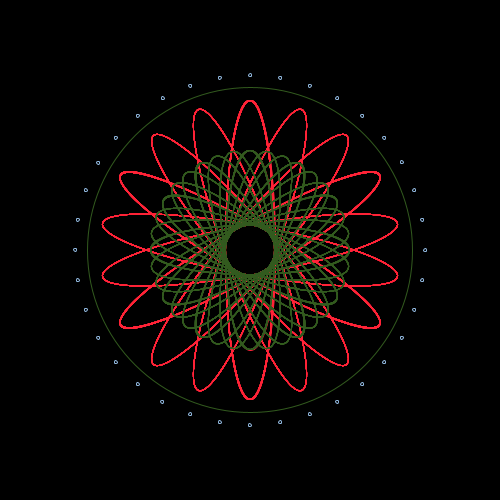
Frame 1 (no input)
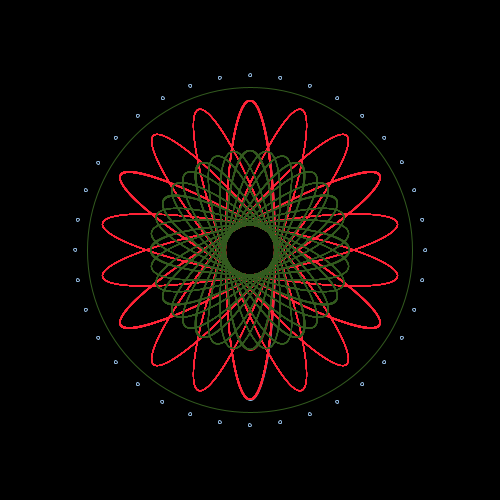
Frame 60 (the mouse pressed at the canvas centre just before this capture)
Frame 120 (the mouse held since frame 60 and released just before this capture): identical to frame 60, image omitted

The Processing sketch that drew these frames (run headless with seeded random() and noise(); from frame 60 on, the mouse is pressed at the canvas centre):

// Processing sketch: processing_70326
// ── processing_70326.pde

float inc;
float xPos;
float yPos;
float rad;

void setup() {
  size(500, 500);
  background(0);
  inc = 0;
  rad = 0;
}

void draw() {
  background(0);
  translate(width/2, height/2);  

  for (float i = 0; i < 360; i++) {
    pushMatrix();
    noFill();
    rotate(radians(i*20));
    ellipse(0, 0, 50, 300);
    stroke (255, 35, 55);
    popMatrix();
  }

  for (float j = 0; j < 300; j++) {
    pushMatrix();
    rotate(radians(j*50));
    ellipse(0, 0, 50, 200);
    stroke (50, 90, 30);
    popMatrix();
  }

  ellipse(0, 0, 325, 325);
  stroke (150, 190, 230);

  for ( int inc=0; inc < 360; inc +=10) {
    float angle = radians(inc); 
    float x = cos(angle) * 175;
    float y = sin (angle) * 175;
    noFill();
    ellipse (x, y, 3, 3);
  }
}
